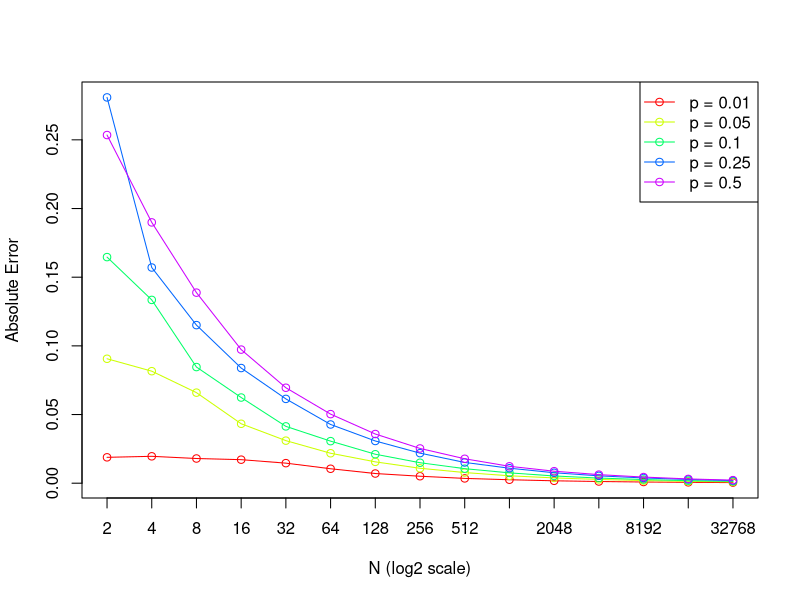
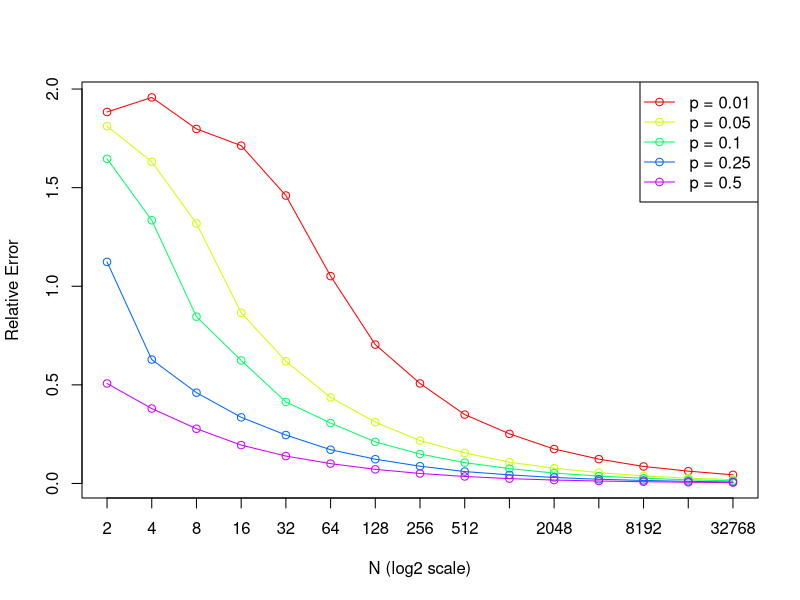

The R source for these figures, in order:
## ---- chunk 1
knitr::opts_chunk$set(echo = TRUE)
## ---- chunk 2


error_v4 <- function(r, n, p){
  d1 <- rbinom(r, n, p)
  phat <- d1 / n
  ae <- abs(phat - p)
  re <- ae / p
  c(mean(ae), mean(re))
}


# Initialize an empty data frame to store the results
results <- data.frame(n = numeric(), p = numeric(), ae = numeric(), re = numeric())

# Set up parameters for the experiment
r <- 5000  # Constant replicate number
probs <- c(0.01, 0.05, 0.10, 0.25, 0.50)
ni <- 2^seq(1, 15, by = 1)

# Loop through each combination of number of trials (n) and probability
for (p in probs) {
  for (n in ni){
    # Calculate errors using error_v4 function
   errors <- error_v4(r, n, p)
  
  # Store the results in the data frame
    results <- rbind(results, data.frame(n = n, p = p, ae = errors[1], re = errors[2]))
  }
}



ae_results <- results[, c("n", "p", "ae")]
re_results <- results[, c("n", "p", "re")]






plot(NULL, xlim = range(results$n), ylim = range(results$ae),
     xlab = "N (log2 scale)", ylab = "Absolute Error", log = "x", xaxt = "n")


palette <- rainbow(length(unique(results$p)))


for (i in 1:length(unique(results$p))) {
  p_subset <- subset(results, p == unique(results$p)[i])
  lines(p_subset$n, p_subset$ae, type = "o", col = palette[i], log = "x")
}


legend("topright", legend = paste("p =", unique(results$p)), col = palette, lty = 1, pch = 1)


axis(1, at = unique(results$n), labels = unique(results$n))



plot(NULL, xlim = range(results$n), ylim = range(results$re),
     xlab = "N (log2 scale)", ylab = "Relative Error", log = "x", xaxt = "n")


palette <- rainbow(length(unique(results$p)))


for (i in 1:length(unique(results$p))) {
  p_subset <- subset(results, p == unique(results$p)[i])
  lines(p_subset$n, p_subset$re, type = "o", col = palette[i], log = "x")
}


legend("topright", legend = paste("p =", unique(results$p)), col = palette, lty = 1, pch = 1)

axis(1, at = unique(results$n), labels = unique(results$n))
